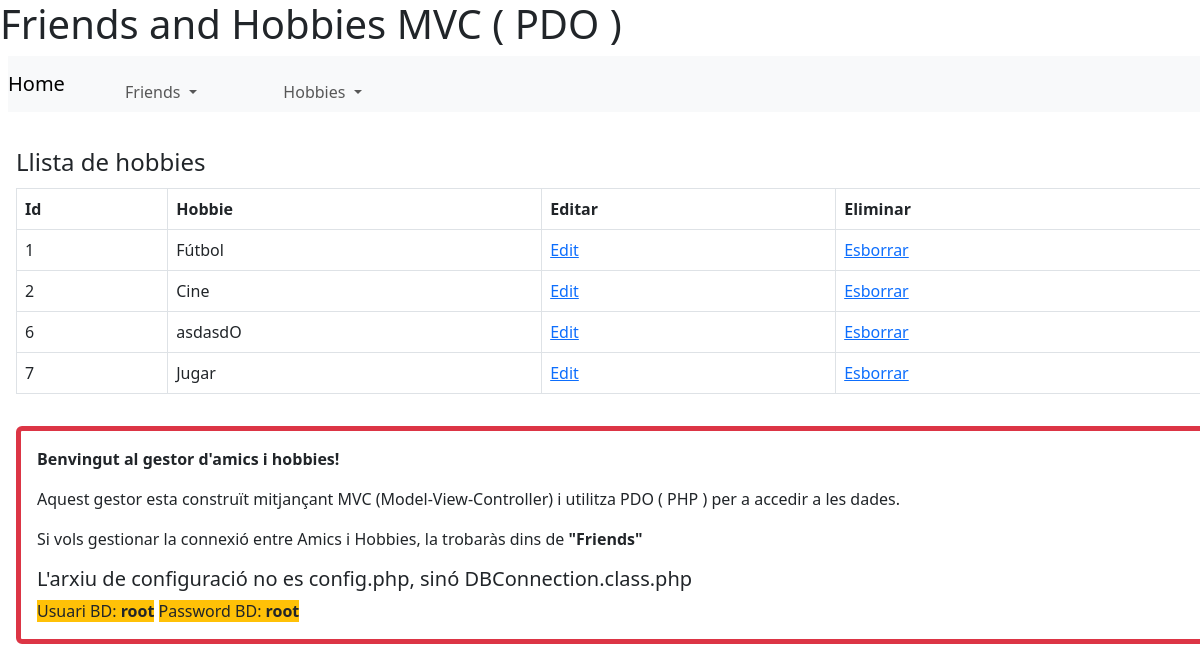
/friends_hobbies_PROJECT/index.php?menu=hobbies&option=list_all_hobbies, run on the app's committed database.
### tables this page shows
CREATE TABLE `hobbies` (
  `id` int(11) NOT NULL,
  `hobbie` varchar(100) DEFAULT NULL
);

### friends_hobbies_PROJECT/model/Hobbie.class.php (called while the page is built, shortened)
<?php
class Hobbie {
    private $id;
    private $name;
    public function __construct($id=NULL, $name=NULL) {
        $this->id=$id;
        $this->name=$name;
    }
    public function getId() {
        return $this->id;
    }
    public function getName() {
        return $this->name;
    }
}

### friends_hobbies_PROJECT/model/persist/DBConnection.class.php (called while the page is built)
<?php
class DBConnection
{
    private $dsn = "mysql:host=127.0.0.1;port=3306;dbname=myfriends";
    private $user = "root";
    private $password = "root";
    private $dbh;
    private function connect()
    {
        $flag = true;
        try {
            $this->dbh = new PDO($this->dsn, $this->user, $this->password);
        } catch (PDOException $e) {
            $flag = false;
            echo "Error de conexió a la base de dades: " . $e->getMessage();
        }
        return $flag;
    }
    private function disconnect()
    {
        $this->dbh = null;
    }
    public function myQuery($sql, $vector)
    {
        $sentencia = null;
        if ($this->connect()) {
            try {
                $sentencia = $this->dbh->prepare($sql);
            } catch (PDOException $e) {
                echo "Error de conexió al fer la consulta a la base de dades: " . $e->getMessage();
            }
            if ($sentencia->execute($vector) != false) {
                $this->disconnect();
            }
        }
        return $sentencia;
    }
}

### friends_hobbies_PROJECT/model/persist/HobbiesDAO.class.php (called while the page is built, shortened)
<?php
require_once "model/Hobbie.class.php";
require_once "model/persist/DBConnection.class.php";
class HobbiesDAO {
    private $dbConnection;
    public function __construct() {
        $this->dbConnection = new DBConnection();
    }
    public function listAll()
     {
         $sql = "SELECT * FROM hobbies";
         $result = $this->dbConnection->myQuery($sql, []);
        if ($result) {
        $rows = $result->fetchAll(PDO::FETCH_ASSOC);
        foreach ($rows as $row) {
            $hobbies[] = new Hobbie($row['id'], $row['hobbie']);
        }
    }
    return $hobbies;
     }
}
    ?>

### friends_hobbies_PROJECT/view/form/HobbieList.php (the view, shortened to what this page needs)
<nav class="ms-3 mt-3">
<div id="content">
    <fieldset>
        <legend>Llista de hobbies</legend>
        <?php
            if (isset($content)) {
                echo <<<EOT
                    <table class="table table-bordered">
                        <tr>
                            <th>Id</th>
                            <th>Hobbie</th>
                            <th>Editar</th>
                            <th>Eliminar</th>
                        </tr>
EOT;
                foreach ($content as $hobbie) {
                    echo <<<EOT
                        <tr>
                            <td>{$hobbie->getId()}</td>
                            <td>{$hobbie->getName()}</td>
                            <td><a href="?menu=hobbies&option=edit_hobbie&id={$hobbie->getId()}">Edit</a></td>
                            <td><a href="?menu=hobbies&option=delete_hobbie&id={$hobbie->getId()}">Esborrar</a></td>
EOT;
                }
                echo <<<EOT
                    </table>
EOT;
            }
            else {
                echo "<p>No s'han trobat hobbies</p>";
            }
        ?>
    </fieldset>
</div>
</nav>

### basic_mvc/view/css/header.css (style rules this page uses)
nav { float: left; width: 100%; }
ul { list-style-type: none; margin: 0; padding: 0; }
li { float: left; display: inline-block; }
li a { background: black; color: white; display: block; min-width: 10em; height: 2.5em; text-align: center; line-height: 2.5em; text-decoration: none; margin-right: 0.1em; }

### basic_mvc/view/css/body.css (style rules this page uses)
#content { width: 100%; float: left; margin-top: 1em; }
table, th, tr, td { border: 0.1em solid black; border-collapse: collapse; }

### data on the page
hobbies: id "1", hobbie "Fútbol"
hobbies: id "2", hobbie "Cine"
hobbies: id "6", hobbie "asdasdO"
hobbies: id "7", hobbie "Jugar"
